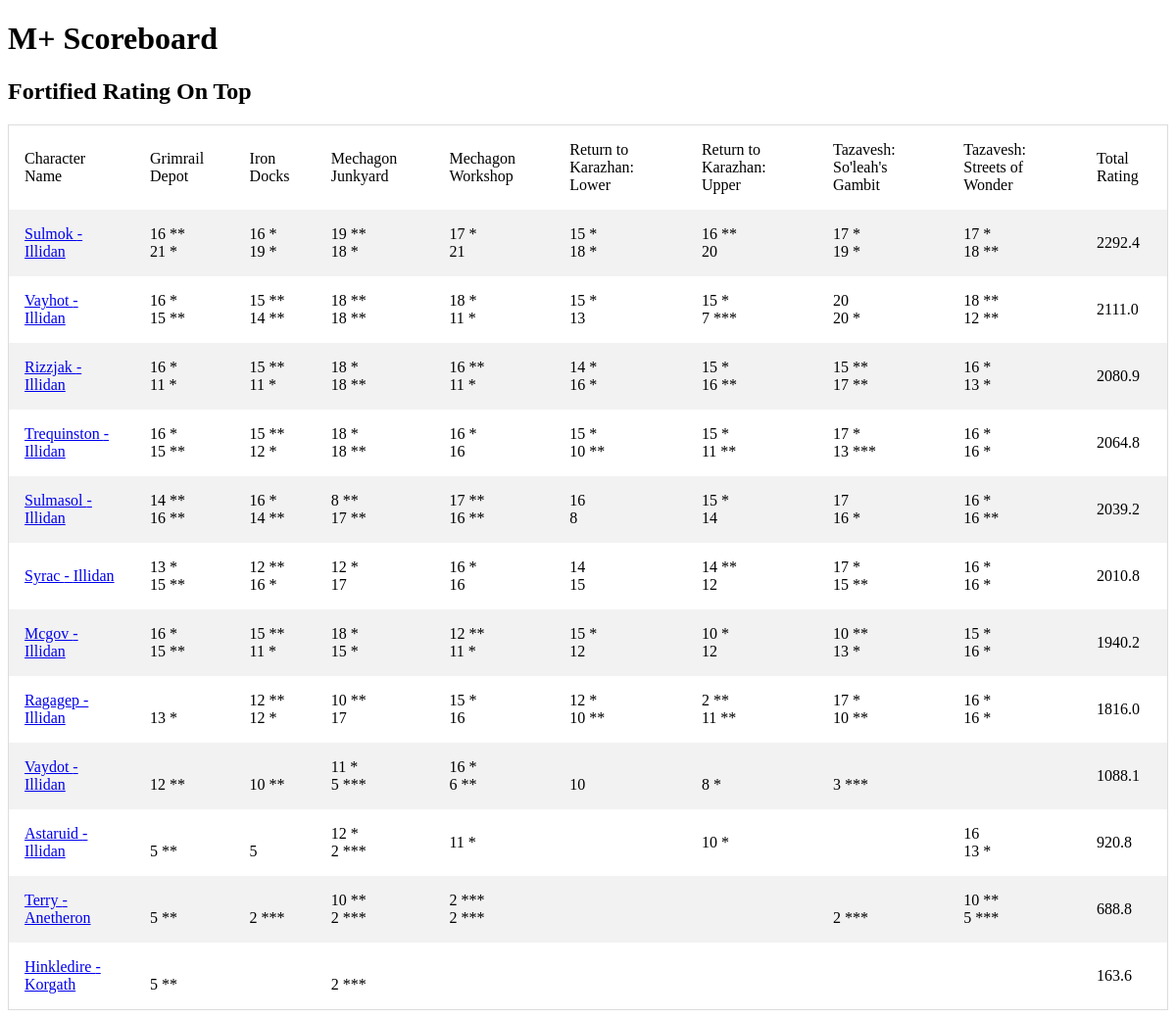
The page / on the database its author committed.
### tables this page shows
CREATE TABLE "season_best_pivot" (
"name" TEXT,
  "realm" TEXT,
  "region" TEXT,
  "Grimrail Depot Fortified" TEXT,
  "Grimrail Depot Tyrannical" TEXT,
  "Iron Docks Fortified" TEXT,
  "Iron Docks Tyrannical" TEXT,
  "Mechagon Junkyard Fortified" TEXT,
  "Mechagon Junkyard Tyrannical" TEXT,
  "Mechagon Workshop Fortified" TEXT,
  "Mechagon Workshop Tyrannical" TEXT,
  "Return to Karazhan: Lower Fortified" TEXT,
  "Return to Karazhan: Lower Tyrannical" TEXT,
  "Return to Karazhan: Upper Fortified" TEXT,
  "Return to Karazhan: Upper Tyrannical" TEXT,
  "Tazavesh: So'leah's Gambit Fortified" TEXT,
  "Tazavesh: So'leah's Gambit Tyrannical" TEXT,
  "Tazavesh: Streets of Wonder Fortified" TEXT,
  "Tazavesh: Streets of Wonder Tyrannical" TEXT,
  "total_rating" REAL
);

### app.py (the view)
@app.route('/')
def index():
    conn = create_connection()
    cursor  = conn.cursor()
    data = cursor.execute('select * from season_best_pivot order by total_rating desc')
    print('hi')
    return render_template('index.html',data=data)

### templates/index.html
<!doctype html>
<link rel="stylesheet" href="{{ url_for('static', filename='style.css') }}">
<html>
<h1>M+ Scoreboard</h1>
<h2>Fortified Rating On Top</h2>
<table>
<tr>
    <td>Character Name</td>
    <td>Grimrail Depot</td>
    <td>Iron Docks</td>
    <td>Mechagon Junkyard</td>
    <td>Mechagon Workshop</td>
    <td>Return to Karazhan: Lower</td>
    <td>Return to Karazhan: Upper</td>
    <td>Tazavesh: So'leah's Gambit</td>
    <td>Tazavesh: Streets of Wonder</td>
    <td>Total Rating</td>
</tr>
{% for data in data %}
<tr>
    <td><a href="{{url_for('character_name',character_name=data['name'],realm=data['realm'],region=data['region'])}}">{{ data['name'] }} - {{data['realm']}}</a></td>
    <td>{{ data['Grimrail Depot Fortified'] }}<br>
        {{ data['Grimrail Depot Tyrannical'] }}</td>
    <td>{{ data['Iron Docks Fortified'] }} <br>
        {{ data['Iron Docks Tyrannical'] }}</td>
    <td>{{ data['Mechagon Junkyard Fortified'] }}<br>
        {{ data['Mechagon Junkyard Tyrannical'] }}</td>
    <td>{{ data['Mechagon Workshop Fortified'] }}<br>
        {{ data['Mechagon Workshop Tyrannical'] }}</td>
    <td>{{ data['Return to Karazhan: Lower Fortified'] }}<br>
        {{ data['Return to Karazhan: Lower Tyrannical'] }}</td>
    <td>{{ data['Return to Karazhan: Upper Fortified'] }}<br>
        {{ data['Return to Karazhan: Upper Tyrannical'] }}</td>
    <td>{{ data['Tazavesh: So\'leah\'s Gambit Fortified'] }}<br>
        {{ data['Tazavesh: So\'leah\'s Gambit Tyrannical'] }}</td>
    <td>{{ data['Tazavesh: Streets of Wonder Fortified'] }}<br>
        {{ data['Tazavesh: Streets of Wonder Tyrannical'] }}</td>
   <td>{{ data['total_rating'] }}</td>
{% endfor %}
</table>
</html>

### static/style.css (style rules this page uses)
table { border-collapse: collapse; border-spacing: 0; width: 100%; border: 1px solid #ddd; }
th, td { text-align: left; padding: 16px; }
tr:nth-child(even) { background-color: #f2f2f2; }

### rows shown on the page
season_best_pivot: name "Sulmok", realm "Illidan", Grimrail Depot Fortified "16 **", Grimrail Depot Tyrannical "21 *", Iron Docks Fortified "16 *", Iron Docks Tyrannical "19 *", Mechagon Junkyard Fortified "19 **", Mechagon Junkyard Tyrannical "18 *", Mechagon Workshop Fortified "17 *", Mechagon Workshop Tyrannical "21", data "15 *", data "18 *", data "16 **", data "20", data "17 *", data "19 *", data "18 **", total_rating "2292.4"
season_best_pivot: name "Vayhot", realm "Illidan", Grimrail Depot Fortified "16 *", Grimrail Depot Tyrannical "15 **", Iron Docks Fortified "15 **", Iron Docks Tyrannical "14 **", Mechagon Junkyard Fortified "18 **", Mechagon Junkyard Tyrannical "18 **", Mechagon Workshop Fortified "18 *", Mechagon Workshop Tyrannical "11 *", data "15 *", data "13", data "7 ***", data "20", data "20 *", data "18 **", data "12 **", total_rating "2111.0"
season_best_pivot: name "Rizzjak", realm "Illidan", Grimrail Depot Fortified "16 *", Grimrail Depot Tyrannical "11 *", Iron Docks Fortified "15 **", Iron Docks Tyrannical "11 *", Mechagon Junkyard Fortified "18 *", Mechagon Junkyard Tyrannical "18 **", Mechagon Workshop Fortified "16 **", Mechagon Workshop Tyrannical "11 *", data "14 *", data "16 *", data "15 *", data "16 **", data "15 **", data "17 **", data "13 *", total_rating "2080.9"
season_best_pivot: name "Trequinston", realm "Illidan", Grimrail Depot Fortified "16 *", Grimrail Depot Tyrannical "15 **", Iron Docks Fortified "15 **", Iron Docks Tyrannical "12 *", Mechagon Junkyard Fortified "18 *", Mechagon Junkyard Tyrannical "18 **", Mechagon Workshop Fortified "16 *", Mechagon Workshop Tyrannical "16", data "15 *", data "10 **", data "11 **", data "17 *", data "13 ***", data "16 *", total_rating "2064.8"
season_best_pivot: name "Sulmasol", realm "Illidan", Grimrail Depot Fortified "14 **", Grimrail Depot Tyrannical "16 **", Iron Docks Fortified "16 *", Iron Docks Tyrannical "14 **", Mechagon Junkyard Fortified "8 **", Mechagon Junkyard Tyrannical "17 **", Mechagon Workshop Fortified "17 **", Mechagon Workshop Tyrannical "16 **", data "16", data "8", data "15 *", data "14", data "17", data "16 *", data "16 **", total_rating "2039.2"
season_best_pivot: name "Syrac", realm "Illidan", Grimrail Depot Fortified "13 *", Grimrail Depot Tyrannical "15 **", Iron Docks Fortified "12 **", Iron Docks Tyrannical "16 *", Mechagon Junkyard Fortified "12 *", Mechagon Junkyard Tyrannical "17", Mechagon Workshop Fortified "16 *", Mechagon Workshop Tyrannical "16", data "14", data "15", data "14 **", data "12", data "17 *", data "15 **", data "16 *", total_rating "2010.8"
season_best_pivot: name "Mcgov", realm "Illidan", Grimrail Depot Fortified "16 *", Grimrail Depot Tyrannical "15 **", Iron Docks Fortified "15 **", Iron Docks Tyrannical "11 *", Mechagon Junkyard Fortified "18 *", Mechagon Junkyard Tyrannical "15 *", Mechagon Workshop Fortified "12 **", Mechagon Workshop Tyrannical "11 *", data "15 *", data "12", data "10 *", data "10 **", data "13 *", data "16 *", total_rating "1940.2"
season_best_pivot: name "Ragagep", realm "Illidan", Grimrail Depot Tyrannical "13 *", Iron Docks Fortified "12 **", Iron Docks Tyrannical "12 *", Mechagon Junkyard Fortified "10 **", Mechagon Junkyard Tyrannical "17", Mechagon Workshop Fortified "15 *", Mechagon Workshop Tyrannical "16", data "12 *", data "10 **", data "2 **", data "11 **", data "17 *", data "16 *", total_rating "1816.0"
season_best_pivot: name "Vaydot", realm "Illidan", Grimrail Depot Tyrannical "12 **", Iron Docks Tyrannical "10 **", Mechagon Junkyard Fortified "11 *", Mechagon Junkyard Tyrannical "5 ***", Mechagon Workshop Fortified "16 *", Mechagon Workshop Tyrannical "6 **", data "10", data "8 *", data "3 ***", total_rating "1088.1"
season_best_pivot: name "Astaruid", realm "Illidan", Grimrail Depot Tyrannical "5 **", Iron Docks Tyrannical "5", Mechagon Junkyard Fortified "12 *", Mechagon Junkyard Tyrannical "2 ***", Mechagon Workshop Fortified "11 *", data "10 *", data "16", data "13 *", total_rating "920.8"
season_best_pivot: name "Terry", realm "Anetheron", Grimrail Depot Tyrannical "5 **", Iron Docks Tyrannical "2 ***", Mechagon Junkyard Fortified "10 **", Mechagon Junkyard Tyrannical "2 ***", Mechagon Workshop Fortified "2 ***", Mechagon Workshop Tyrannical "2 ***", data "2 ***", data "10 **", data "5 ***", total_rating "688.8"
season_best_pivot: name "Hinkledire", realm "Korgath", Grimrail Depot Tyrannical "5 **", Mechagon Junkyard Tyrannical "2 ***", total_rating "163.6"
